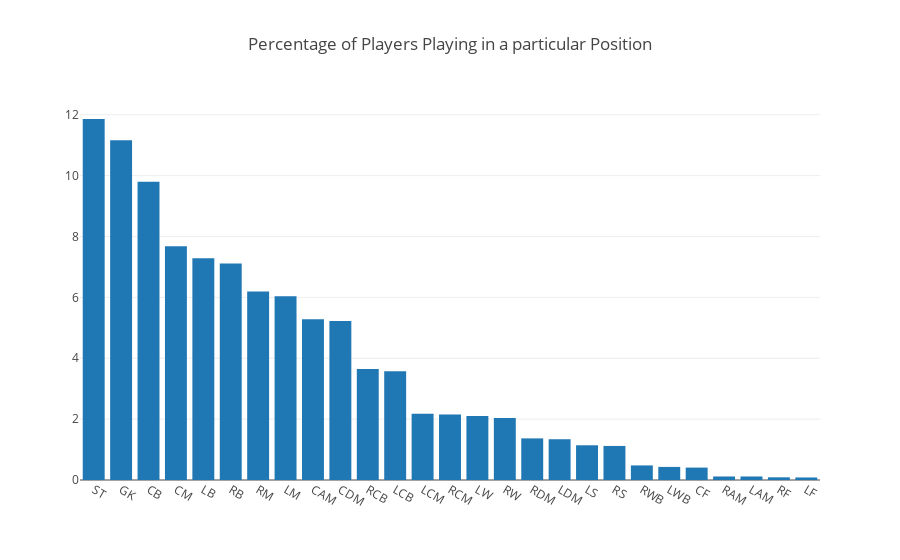

Source (notebook cell):
### Code cell
tm = data['Position'].value_counts(normalize=True)*100
plt_data = [go.Bar(
    x = tm.index,
    y = tm
    )]
layout = go.Layout(
    title = "Percentage of Players Playing in a particular Position"
)
fig = go.Figure(data=plt_data, layout=layout)
iplot(fig)

### Figure 1 — Plotly figure (JSON) as saved in the notebook; plotly's stock layout.template omitted (floating-point values rounded to 4 significant figures)
{"data": [{"type": "bar", "uid": "b77b9d6c-2e4f-44af-ab94-a03a3477adbf", "x": ["ST", "GK", "CB", "CM", "LB", "RB", "RM", "LM", "CAM", "CDM", "RCB", "LCB", "LCM", "RCM", "LW", "RW", "RDM", "LDM", "LS", "RS", "RWB", "LWB", "CF", "RAM", "LAM", "RF", "LF"], "y": [11.86, 11.16, 9.798, 7.682, 7.285, 7.114, 6.194, 6.034, 5.279, 5.224, 3.648, 3.571, 2.177, 2.155, 2.1, 2.039, 1.367, 1.339, 1.141, 1.119, 0.4794, 0.4298, 0.4078, 0.1157, 0.1157, 0.08817, 0.08266]}], "layout": {"autosize": true, "title": {"text": "Percentage of Players Playing in a particular Position"}, "xaxis": {"autorange": true, "range": [-0.5, 26.5], "type": "category"}, "yaxis": {"autorange": true, "range": [0, 12.48], "type": "linear"}}}
